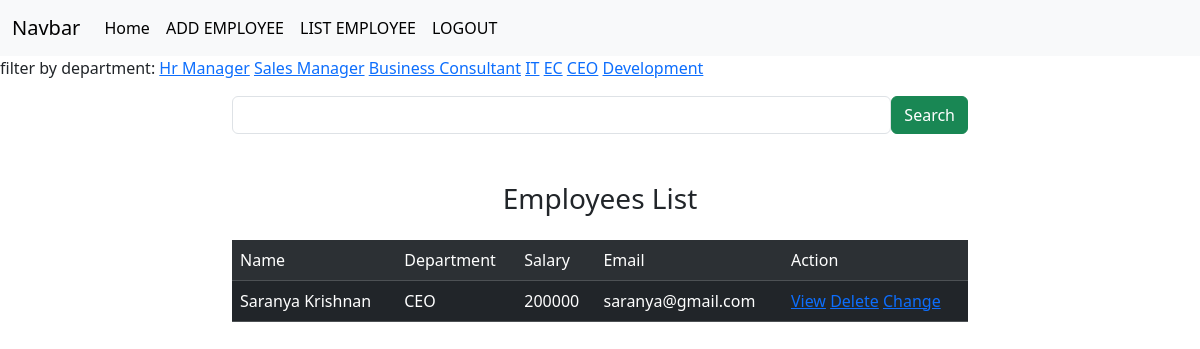
The page /employees/all?department=CEO (signed in) on the database its author committed.
### crm/models.py (models this page shows, shortened)
class Employees(models.Model):
    name=models.CharField(max_length=200)
    department=models.CharField(max_length=200)
    salary=models.PositiveIntegerField()
    email=models.EmailField(unique=True)
    age=models.PositiveIntegerField()
    contact=models.CharField(null=True,max_length=10)
    profile_pic=models.ImageField(upload_to="images",null=True,blank=True)
    dob=models.DateField(null=True,blank=True)

### crm/views.py (the view, shortened to what this page needs)
# urls.py: path("employees/all",views.EmployeeListView.as_view(),name="emp-all"),
@method_decorator(signin_required,name="dispatch")
class EmployeeListView(View):
    def get(self,request,*args,**kwargs):
        qs=Employees.objects.all()
        departments=Employees.objects.all().values_list("department",flat=True).distinct()
        print(departments)
        if "department" in request.GET:
            dept=request.GET.get("department")
            qs=qs.filter(department__iexact=dept)
        return render(request,"emp_list.html",{"data":qs,"departments":departments})

### crm/views.py (called while the page is built)
def signin_required(fn):
    def wrapper(request,*args,**kwargs):
        if not request.user.is_authenticated:
            messages.error(request,"invalid session")
            return redirect("signin")
        else:
            return fn(request,*args,**kwargs)
    return wrapper

### crm/templates/emp_list.html (shortened to what this page needs)
{%extends 'base.html'%}
{%block body_block%}
<div>
    filter by department:
    {%for dept in departments%}
<a href="{%url 'emp-all' %}?department={{dept}}">{{dept}}</a>
{%endfor%}
</div>
<div class="container mt-3">
    <div class="row">
        <div class="col-2"></div>
        <div class="col-8">
            <form action="" method="post">
                <div class="d-flex">
                   <input type="text" name="box" class="form-control">
                   <button type="submit" class="btn btn-success">Search</button>
                </div>
            </form>
        </div>
        <div class="col-2"></div>
    </div>
</div>
<div class="container mt-5">
    <h3 class="text-center">Employees List</h3>
    <div class="row">
        <div class="col-2"></div>
        <div class="col-8">
            <table class="table table-dark table-striped  caption-top">
              <caption></caption>
                <tr>
                    <td>Name</td>
                    <td>Department</td>
                    <td>Salary</td>
                    <td>Email</td>
                    <td>Action</td>
                </tr>
                {%for emp in data%}
                <tr>
                    <td>{{emp.name}}</td>
                    <td>{{emp.department}}</td>
                    <td>{{emp.salary}}</td>
                    <td>{{emp.email}}</td>
                    <td>
                        <a href="{%url 'emp-details' emp.id%}">View</a>
                        <a href="{%url 'emp-delete' emp.id%}">Delete</a>
                        <a href="{%url 'emp-edit' emp.id%}">Change</a>
                    </td>
                </tr>
                {%endfor%}
            </table>
        </div>
        <div class="col-2"></div>
    </div>
</div>
{%endblock%}

### rows shown on the page
Employees: name "Saranya Krishnan", department "CEO", salary "200000", email "saranya@gmail.com"

### other values the page prints
{{ dept }} "Hr Manager" "Sales Manager" "Business Consultant" "IT" "EC" "CEO" "Development"
